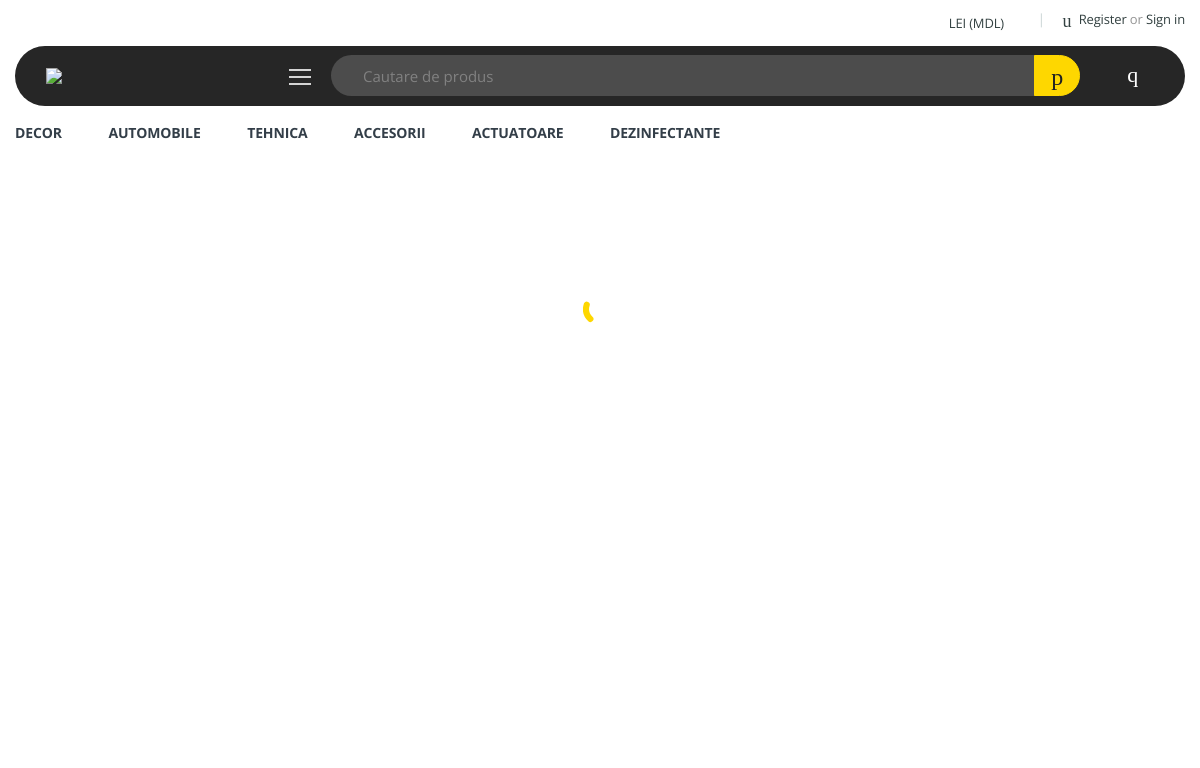
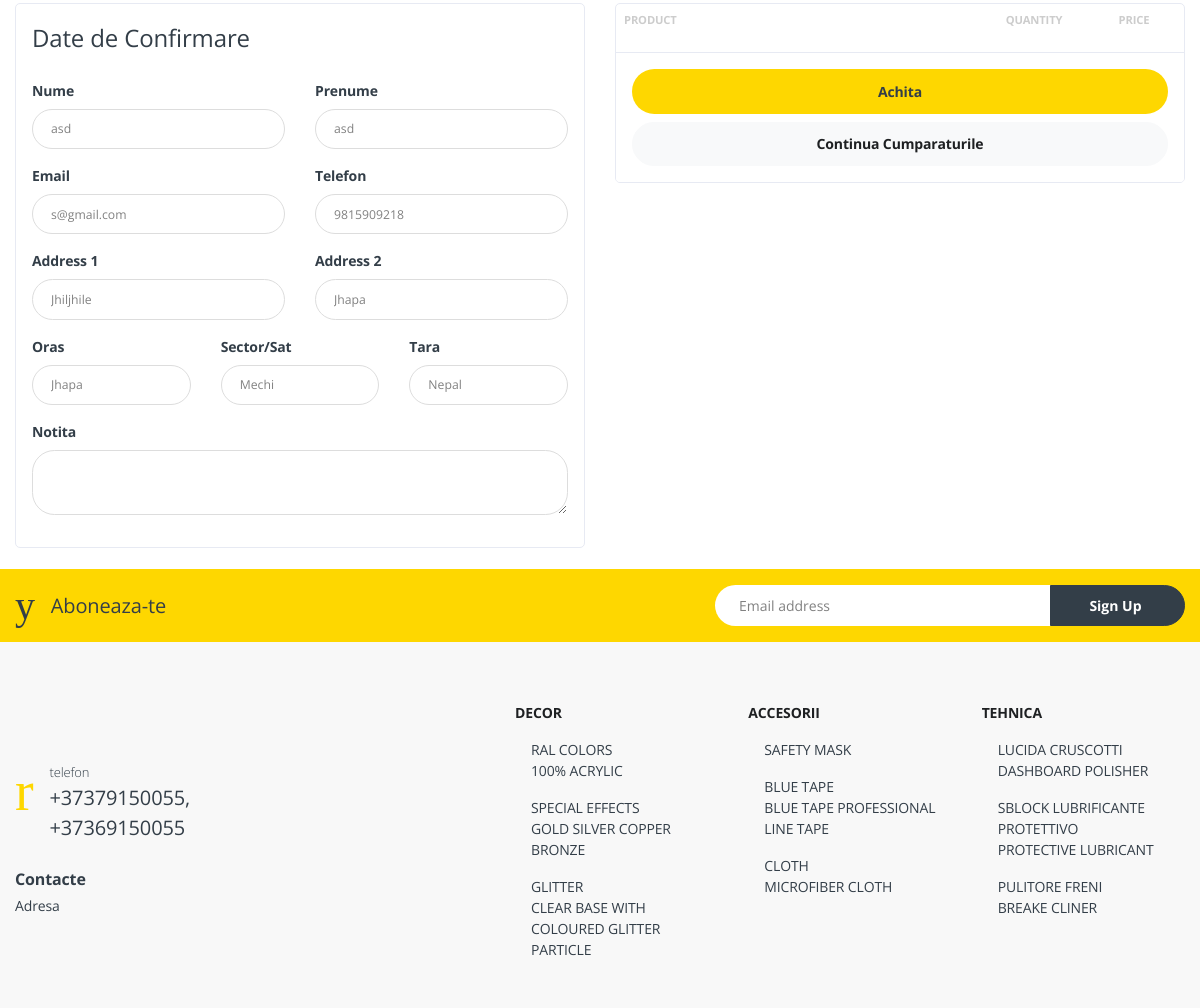
Page /cart/checkout/ (signed in) on the committed database (2 pictures, top to bottom).
### app/models.py (models this page shows, shortened)
class Account(AbstractBaseUser):
    first_name = models.CharField(max_length=100)
    last_name = models.CharField(max_length=100)
    username = models.CharField(max_length=100)
    email = models.EmailField(max_length=200, unique=True)
    phone_number = models.CharField(max_length=20)
    """SOME OTHER REQUIED FIELD"""
    date_joined = models.DateTimeField(auto_now_add=True)
    last_login = models.DateTimeField(auto_now_add=True)
    is_admin = models.BooleanField(default=False)
    is_active = models.BooleanField(default=False)
    is_staff = models.BooleanField(default=False)
    is_superadmin = models.BooleanField(default=False)
    USERNAME_FIELD = 'email'
    REQUIRED_FIELDS = ['first_name','last_name', 'username']
    objects = MyAccountManager()

class UserProfile(models.Model):
    user = models.OneToOneField(Account, on_delete=models.CASCADE)
    address_line_1 = models.CharField(max_length=100, blank=True)
    address_line_2 = models.CharField(max_length=100, blank=True)
    profile_pic = models.ImageField(blank=True, upload_to='user/profile')
    city = models.CharField(blank=True, max_length=20)
    state = models.CharField(blank=True, max_length=30)
    country = models.CharField(blank=True, max_length=30)

### cart/views.py (the view)
# urls.py: path('checkout/', views.checkout, name='checkout')
@login_required(login_url='login')
def checkout(request, total=0,quantity=0 ,cart_items=None,):
    try:
        if request.user.is_authenticated:
            cart_items = CartItem.objects.filter(user =request.user, is_active=True)
        else:
           cart = Cart.objects.get(cart_id=_cart_id(request))
           cart_items = CartItem.objects.filter(cart=cart, is_active=True)
        for cart_item in cart_items:
            total +=(cart_item.product.price *cart_item.quantity)
            quantity += cart_item.quantity
    except ObjectDoesNotExist:
        pass
    context ={
        'total': total,
        'quantity': quantity,
        'cart_items': cart_items,
    }
    return render(request, 'store/checkout.html',context)

### cart/context_processors.py (called while the page is built)
def counter(request):
    cart_count = 0
    if 'admin' in request.path:
        return {}
    else :
       try:
            cart = Cart.objects.filter(cart_id=_cart_id(request))
            if request.user.is_authenticated:
                cart_items = CartItem.objects.all().filter(user=request.user)
            else:
               cart_items = CartItem.objects.all().filter(cart=cart[:1])
            for cart_item in cart_items:
                  cart_count = cart_count + cart_item.quantity
       except Cart.DoesNotExist:
           cart_count = 0
    return dict(cart_count=cart_count)

### cart/views.py (called while the page is built)
def _cart_id(request):
    cart = request.session.session_key
    if not cart:
        cart = request.session.create()
    return cart

### category/context_processors.py (called while the page is built)
def menu_links(request):
    links = Category.objects.all()
    return dict(links=links)

### store/templates/store/checkout.html (shortened to what this page needs)
{% extends "base.html" %}
{% load static %}
{% block content %}
<main class="offcanvas-enabled" style="padding-top: 8rem;">
    <section class="ps-lg-4 pe-lg-3 pt-4">
        <div class="container">
            <div class="row">
                <aside class="col-lg-6">
                    <div class="card">
                        <div class="card-body">
                            <h4 class="card-title mb-4">Date de Confirmare</h4>
                            <form action="{%url 'place-order'%}" method="POST">
                                <div class="row">
                                    <div class="col mb-3">
                                        <label class="form-label">Nume</label>
                                        <input value="{{user.first_name}}" type="text" id="first_name" name='first_name' class="form-control form-control-sm"
                                            required>
                                    </div>
                                    <div class="col mb-3">
                                        <label class="form-label">Prenume</label>
                                        <input value="{{user.last_name}}" type="text" id="last_name" name='last_name' class="form-control form-control-sm"
                                            required>
                                    </div>
                                </div>
                                <div class="row">
                                    <div class="col mb-3">
                                        <label class="form-label">Email</label>
                                        <input value="{{user.email}}" type="email" id="email" name='email' class="form-control form-control-sm" required>
                                    </div>
                                    <div class="col mb-3">
                                        <label class="form-label">Telefon</label>
                                        <input value="{{user.phone_number}}" type="text" id="phone_number" name='phone_number' class="form-control form-control-sm"
                                            required>
                                    </div>
                                </div>
                                <div class="row">
                                    <div class="col mb-3">
                                        <label class="form-label">Address  1</label>
                                        <input value="{{user.userprofile.address_line_1}}" type="text" id="address_line_1" name='address_line_1'
                                            class="form-control form-control-sm">
                                    </div>
                                    <div class="col mb-3">
                                        <label class="form-label">Address  2</label>
                                        <input value="{{user.userprofile.address_line_2}}" type="text" id="address_line_2" name='address_line_2'
                                            class="form-control form-control-sm">
                                    </div>
                                </div>
                                <div class="row">
                                    <div class="col mb-3">
                                        <label class="form-label">Oras</label>
                                        <input value="{{user.userprofile.city}}" type="text" id="city" name='city' class="form-control form-control-sm" required>
                                    </div>
                                    <div class="col mb-3">
                                        <label class="form-label">Sector/Sat</label>
                                        <input value="{{user.userprofile.state}}" type="text" id="state" name='state' class="form-control form-control-sm" required>
                                    </div>
                                    <div class="col mb-3">
                                        <label class="form-label">Tara</label>
                                        <input value="{{user.userprofile.country}}" type="text" id="country" name='country' class="form-control form-control-sm" required>
                                    </div>
                                </div>
                                <div class="row">
                                    <div class="col  mb-3">
                                        <label class="form-label">Notita</label>
                                        <textarea id="order_note" name="order_note" rows="2" cols="40"
                                            class="form-control"></textarea>
                                    </div>
                                </div>
                        </div>
                    </div>
                </aside>
                <aside class="col-lg-6">
                    <div class="card">
                        <table class="table table-borderless table-shopping-cart">
                          <thead class="text-muted">
                            <tr class="small text-uppercase">
                              <th scope="col">Product</th>
                              <th scope="col" width="100" class="text-center">Quantity</th>
                              <th scope="col" width="100" class="text-center">Price</th>
                            </tr>
                          </thead>
                        </table>
                        <div class="card-footer">
                             <a href="{%url 'store'%}" class="btn bg-primary btn-block">Achita</a>
                            <a href="{%url 'store'%}" class="btn btn-light btn-block">Continua Cumparaturile</a>
                        </div>
                    </div>
                </aside>
            </div>
        </div>
    </section>
</main>
<br>
{% endblock content %}

### rows in the picture
Account: first_name "asd", last_name "asd", email "s@gmail.com", phone_number "9815909218", address_line_1 "Jhiljhile", address_line_2 "Jhapa", city "Jhapa", state "Mechi", country "Nepal"
